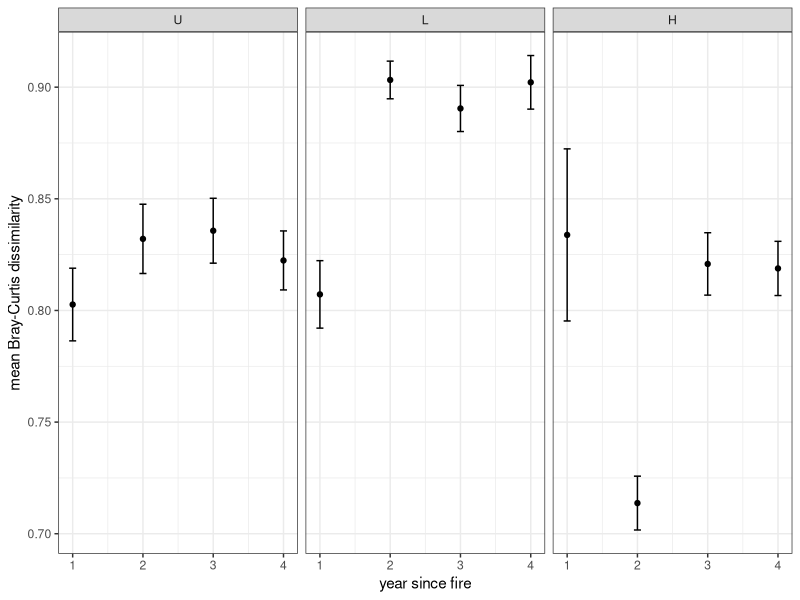
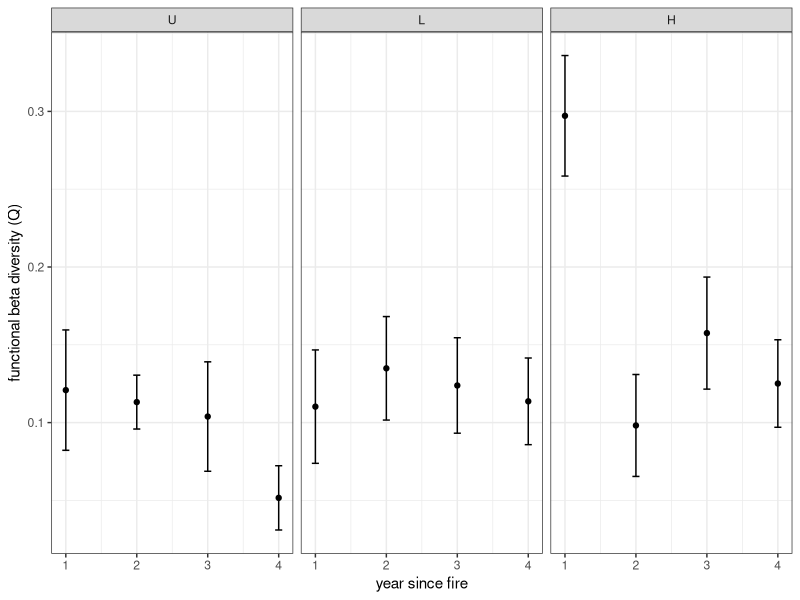

Here is the R script that generated these plots, in order:
library(tidyverse)

boot2020 <- read_csv("Bootstrap Observed Beta Values/bootstrap_2020.csv")
boot2021 <- read_csv("Bootstrap Observed Beta Values/bootstrap_2021.csv")
boot2022 <- read_csv("Bootstrap Observed Beta Values/bootstrap_2022.csv")
boot2023 <- read_csv("Bootstrap Observed Beta Values/bootstrap_2023.csv")

# Bind all bootstrap data frames together (2020-2023)
data <- rbind(boot2020, boot2021, boot2022, boot2023) %>%
  mutate(severity=factor(severity, levels=c("U", "L", "H")))

# Export bound data frame
write.csv(data, "Bootstrap Observed Beta Values/bootstrap_beta.csv", row.names=FALSE)

################################################################################
# Data visualization ###########################################################
################################################################################

# Calculate mean bootstrapped beta diversity and standard deviation
data <- data %>%
  group_by(year, type, severity) %>%
  summarize(sd=sd(beta), beta=mean(beta))

# Plot it. Note, these are the observed beta diversity values and are not yet compared to the null (i.e. random) expectation.
data[data$type=="tax",] %>%
  ggplot(aes(year, beta)) +
  geom_point() +
  geom_errorbar(aes(ymin=beta-sd, ymax=beta+sd), width=0.1) +
  facet_wrap(~severity) +
  ylab("mean Bray-Curtis dissimilarity") +
  xlab("year since fire") +
  theme_bw()

data[data$type=="fun",] %>%
  ggplot(aes(year, beta)) +
  geom_point() +
  geom_errorbar(aes(ymin=beta-sd, ymax=beta+sd), width=0.1) +
  facet_wrap(~severity) +
  ylab("functional beta diversity (Q)") +
  xlab("year since fire") +
  theme_bw()
